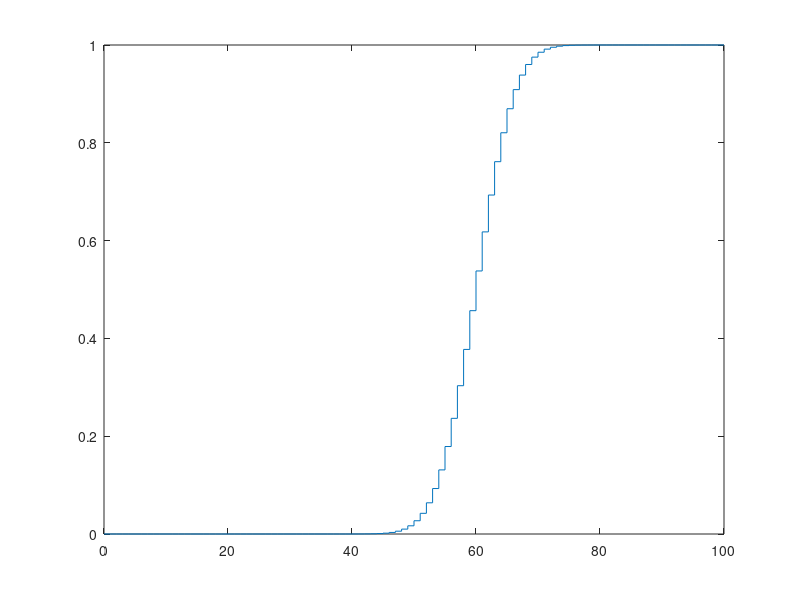

MATLAB code for this plot: (Note: this script raises an error after producing the figure.)
n = 100;
p = 0.6;
np = n*p;
npq = np*(1-p);
x = linspace(np-4*sqrt(npq),np+4*sqrt(npq));

%%

figure(3)
stairs(0:n,binocdf(0:n,n,p))
hold on
plot(x,normcdf(x,np,srt(npq)))
hold off

%% 2.3

figure(4)
subplot(221)
bar(0:2, binopdf(0:2,2,.75))
title('Antal fr? som gror')
ylabel('p(x)')

mu = 10;
x = 0:4*mu;

subplot(234)
bar(x, poisspdf(x,0*mu))
title('Sk?rd om 0 fr? gror')
ylabel('p(y|x=0)')

subplot(235)
bar(x, poisspdf(x, 1*mu))
title('Sk?rd om 1 fr? gror')
ylabel('p(y|x=1)')

subplot(236)
bar(x, poisspdf(x, 2*mu))
title('Sk?rd om 2 fr? gror')
ylabel('p(y|x=2)')

%% Sannolikhetsfunktnion f?r Y

pY = poisspdf(x,0*mu)*binopdf(0,2,.75);
pY = pY + poisspdf(x,1*mu)*binopdf(1,2,.75);
pY = pY + poisspdf(x,2*mu)*binopdf(2,2,.75);

figure(5)
bar(x,pY)
xlabel('antal nya fr?n')

%% Sannolikhetsfunktnion f?r Y 

n=7; p=.75; mu=10;
y = 0:100;
pY = zeros(size(y)); 
for k=0:n
    pY = pY + poisspdf(y,k*mu)*binopdf(k,n,p)
end

figure(6)
bar(y,pY)
xlabel('antal nya fr?n')

%% 2.4 10

n=5; p=.65; mu=25;

figure(1)
harvest2D(n,p,mu)
figure(2)
harvest(n,p,mu)

%% 2.4 11

n=5; p=.65; mu=25; y=120;

figure(1)
harvestCond(n,p,mu,y)
figure(2)
harvest2D(n,p,mu)

%% 2.4 12

n=10; p=.5; mu=9; y=23;

figure(1)
harvestCond(n,p,mu,y)
figure(2)
harvest2D(n,p,mu)

%% 3

mu=3;                       % sanna mu-v?rde
x= poissrnd(mu,2,1)         % 2x1-matris med Po(mu)-slumptal
xmedel = mean(x)            % medelv?rde

%%

mu=2.9;
n=20;                        %antal termer i medelv?rdet
M=1000;                     %antal simuleringar
x=poissrnd(mu,n,M);         %nxM-matris. x1 f?rsta raden, xn i sista
xmedel=mean(x);             % M st medelv?rden
subplot(2,1,1)
hist(x(1,:),0:15)           %histogram ?ver de M st x1-v?rdena
title('x1-v?rden')
subplot(2,1,2)
hist(xmedel,0:0.1:15)       %histogram ?ver de M st x-medelv?rdena
title('x-medelv?rden')







